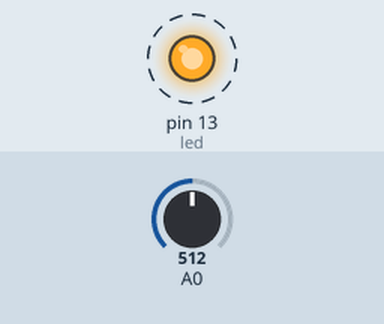
Bench run of a sketch on a simulated Arduino Uno, built with avr-gcc and run on an emulated ATmega328P. On the bench: output pins drawn as LEDs (lit = HIGH). Dashed ring = blinking. The inputs (shaded band) are chosen by the test bench; at power-on: A0 = 512. What the sketch prints to the serial monitor is not drawn.

Above: at 0.15 s.
Timing chart, 0 to 3.0 s (numbered marks = the images above):
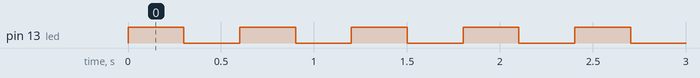

Measured:
- by itself, pin 13 (led): alternates HIGH for 0.30 s and LOW for 0.30 s

The sketch:

readlight_00.ino
```cpp
/*
  ReadLight
*/
int led = 13;
int sensorValue;
int mappedValue;

void setup() {
  pinMode(led, OUTPUT);
  Serial.begin(1200);
}

void loop() {
  digitalWrite(led, HIGH);
  sensorValue = analogRead(A0);
  mappedValue = map(sensorValue,850,1000,0,255);
  // Serial.println(sensorValue);
  Serial.println(mappedValue);
  delay(300);
  digitalWrite(led, LOW);
  delay(300);
}
```
